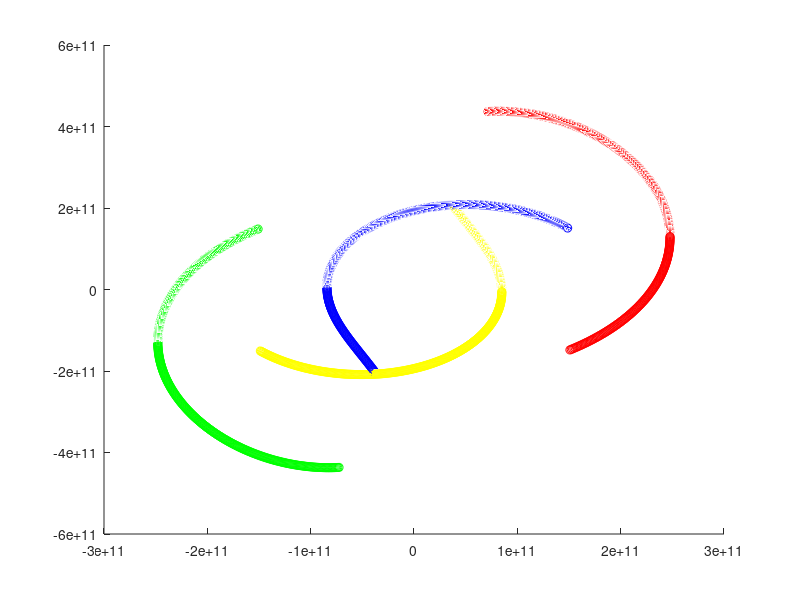

MATLAB code to generate this figure:

     
     
     
     
     
    
     
     
     
     
clear all
clc
close all
hold on


%axis([0 500000 0 10e+39])

h=60*60*24;

G= 6.67408 * 10^-11;

SM = 1.98855*10^30;

AU =1.49597871 * 10^11;

vi=1.5;


% Initial Conditions
xa0 = 1*AU;
xav0 = -0.7*vi*10^4;
ya0 = 1*AU;
yav0 = vi*10^4;
za0 = 1*AU;
zav0 = -0.7*vi*10^4;

xb0 = 1*AU;
xbv0 = vi*10^4;
yb0 = -1*AU;
ybv0 = vi*10^4;
zb0 = 1*AU;
zbv0 = vi*10^4;

xc0 = -1*AU;
xcv0 = -vi*10^4;
yc0 = 1*AU;
ycv0 = -vi*10^4;
zc0 = -1*AU;
zcv0 = -vi*10^4;

xd0 = -1*AU;
xdv0 = 0.7*vi*10^4;
yd0 = -1*AU;
ydv0 = -vi*10^4;
zd0 = -1*AU;
zdv0 = 0.7*vi*10^4;

%/////////////////

E=zeros(50000,1);

for t = 1:390
    
    t 
    %step1
     xat1 = xa0 + h*(xav0)/3;
     xavt1 = xav0 - h*(G*SM*( (xa0-xb0)/( (xa0-xb0)^2+ (ya0-yb0)^2 +(za0-zb0)^2)^(3/2)   ...
                            + (xa0-xc0)/( (xa0-xc0)^2+ (ya0-yc0)^2 + (za0-zc0)^2)^(3/2) ...
                            + (xa0-xd0)/( (xa0-xd0)^2+ (ya0-yd0)^2 + (za0-zd0)^2)^(3/2)));
     
     xbt1 = xb0 + h*(xbv0)/3;
     xbvt1 = xbv0 - h*(G*SM*( (xb0-xa0)/( (xb0-xa0)^2+ (yb0-ya0)^2 +(zb0-za0)^2)^(3/2)     ... 
                             + (xb0-xc0)/( (xb0-xc0)^2+ (yb0-yc0)^2 +(zb0-zc0)^2)^(3/2)    ...
                             + (xb0-xd0)/( (xb0-xd0)^2+ (yb0-yd0)^2 +(zb0-zd0)^2)^(3/2)));
     
     xct1 = xc0 + h*(xcv0)/3;
     xcvt1 = xcv0 - h*(G*SM*( (xc0-xa0)/( (xc0-xa0)^2+ (yc0-ya0)^2 +(zc0-za0)^2)^(3/2)   ...
                            + (xc0-xb0)/( (xc0-xb0)^2+ (yc0-yb0)^2 +(zc0-zb0)^2)^(3/2)    ...
                            + (xc0-xd0)/( (xc0-xd0)^2+ (yc0-yd0)^2 +(zc0-zd0)^2)^(3/2)));
                            
     xdt1 = xd0 + h*(xdv0)/3;
     xdvt1 = xdv0 - h*(G*SM*( (xd0-xa0)/( (xd0-xa0)^2+ (yd0-ya0)^2 +(zd0-za0)^2)^(3/2)   ...
                            + (xd0-xb0)/( (xd0-xb0)^2+ (yd0-yb0)^2 +(zd0-zb0)^2)^(3/2)    ...
                            + (xd0-xc0)/( (xd0-xc0)^2+ (yd0-yc0)^2 +(zc0-zc0)^2)^(3/2)));
 
                            
                            
     
     yat1 = ya0 + h*(yav0)/3;
     yavt1 =yav0 - h*(G*SM*( (ya0-yb0)/( (xa0-xb0)^2+ (ya0-yb0)^2 +(za0-zb0)^2)^(3/2)      ...
                            + (ya0-yc0)/( (xa0-xc0)^2+ (ya0-yc0)^2 + (za0-zc0)^2)^(3/2)   ...
                            + (ya0-yd0)/( (xa0-xd0)^2+ (ya0-yd0)^2 + (za0-zd0)^2)^(3/2)));
     
     ybt1 = yb0 + h*(ybv0)/3;
     ybvt1 = ybv0 - h*(G*SM*( (yb0-ya0)/( (xb0-xa0)^2+ (yb0-ya0)^2 +(zb0-za0)^2)^(3/2)      ...
                             + (yb0-yc0)/( (xb0-xc0)^2+ (yb0-yc0)^2 +(zb0-zc0)^2)^(3/2)    ...
                             + (yb0-yd0)/( (xb0-xd0)^2+ (yb0-yd0)^2 +(zb0-zd0)^2)^(3/2)));
     
     yct1 = yc0 + h*(ycv0)/3;
     ycvt1 = ycv0 - h*(G*SM*( (yc0-ya0)/( (xc0-xa0)^2+ (yc0-ya0)^2 +(zc0-za0)^2)^(3/2)   ...
                            + (yc0-yb0)/( (xc0-xb0)^2+ (yc0-yb0)^2 +(zc0-zb0)^2)^(3/2)    ...
                            + (yc0-yd0)/( (xc0-xd0)^2+ (yc0-yd0)^2 +(zc0-zd0)^2)^(3/2)));
                            
     ydt1 = yd0 + h*(ydv0)/3;
     ydvt1 = ydv0 - h*(G*SM*( (yd0-ya0)/( (xd0-xa0)^2+ (yd0-ya0)^2 +(zd0-za0)^2)^(3/2)   ...
                            + (yd0-yb0)/( (xd0-xb0)^2+ (yd0-yb0)^2 +(zd0-zb0)^2)^(3/2)    ...
                            + (yd0-yc0)/( (xd0-xc0)^2+ (yd0-yc0)^2 +(zc0-zc0)^2)^(3/2)));
                            

                            
                            
                            
     zat1 = za0 + h*(zav0)/3;
     zavt1 =zav0 - h*(G*SM*( (ya0-yb0)/( (za0-zb0)^2+ (ya0-yb0)^2 +(za0-zb0)^2)^(3/2)      ...
                            + (ya0-yc0)/( (za0-zc0)^2+ (ya0-yc0)^2 + (za0-zc0)^2)^(3/2)   ...
                            + (ya0-yd0)/( (za0-zd0)^2+ (ya0-yd0)^2 + (za0-zd0)^2)^(3/2)));
 
     zbt1 = zb0 + h*(zbv0)/3;
     zbvt1 =zbv0 - h*(G*SM*( (zb0-za0)/( (xb0-xa0)^2+ (yb0-ya0)^2 +(zb0-za0)^2)^(3/2)      ...
                             + (zb0-zc0)/( (xb0-xc0)^2+ (yb0-yc0)^2 +(zb0-zc0)^2)^(3/2)    ...
                             + (zb0-zd0)/( (xb0-xd0)^2+ (yb0-yd0)^2 +(zb0-zd0)^2)^(3/2)));
     
     zct1 = zc0 + h*(zcv0)/3;
     zcvt1 = zcv0 - h*(G*SM*( (zc0-za0)/( (xc0-xa0)^2+ (yc0-ya0)^2 +(zc0-za0)^2)^(3/2)   ...
                            + (zc0-zb0)/( (xc0-xb0)^2+ (yc0-yb0)^2 +(zc0-zb0)^2)^(3/2)    ...
                            + (zc0-zd0)/( (xc0-xd0)^2+ (yc0-yd0)^2 +(zc0-zd0)^2)^(3/2)));
                            
     zdt1 = zd0 + h*(zdv0)/3;
     zdvt1 = zdv0 - h*(G*SM*( (zd0-za0)/( (xd0-xa0)^2+ (yd0-ya0)^2 +(zd0-za0)^2)^(3/2)   ...
                            + (zd0-zb0)/( (xd0-xb0)^2+ (yd0-yb0)^2 +(zd0-zb0)^2)^(3/2)    ...
                            + (zd0-zc0)/( (xd0-xc0)^2+ (yd0-yc0)^2 +(zc0-zc0)^2)^(3/2)));
                            
     

                            
                            
     %step 2
     
     xat2 = xa0 + 2*h*(xavt1)/3;
     xavt2 = xav0 - 2*h*(G*SM*( (xat1-xbt1)/( (xat1-xbt1)^2+ (yat1-ybt1)^2 + (zat1-zbt1)^2)^(3/2)     ... 
                              + (xat1-xct1)/( (xat1-xct1)^2+ (yat1-yct1)^2 + (zat1-zct1)^2)^(3/2)    ...
                              + (xat1-xdt1)/( (xat1-xdt1)^2+ (yat1-ydt1)^2 + (zat1-zdt1)^2)^(3/2)));
     
     xbt2 = xb0 + 2*h*(xbvt1)/3;
     xbvt2 = xbv0 - 2*h*(G*SM*( (xbt1-xat1)/( (xbt1-xat1)^2+ (ybt1-yat1)^2 + (zbt1-zat1)^2)^(3/2)    ...
                              + (xbt1-xct1)/( (xbt1-xct1)^2+ (ybt1-yct1)^2 + (zbt1-zct1)^2)^(3/2)    ...
                              + (xbt1-xdt1)/( (xbt1-xdt1)^2+ (ybt1-ydt1)^2 + (zbt1-zdt1)^2)^(3/2)));
     
     xct2 = xc0 + 2*h*(xcvt1)/3;
     xcvt2 = xcv0 - 2*h*(G*SM*( (xct1-xat1)/( (xct1-xat1)^2+ (yct1-yat1)^2 + (zct1-zat1)^2)^(3/2)      ...
                              + (xct1-xbt1)/( (xct1-xbt1)^2+ (yct1-ybt1)^2 + (zct1-zbt1)^2)^(3/2)    ...
                              + (xct1-xdt1)/( (xct1-xdt1)^2+ (yct1-ydt1)^2 + (zct1-zdt1)^2)^(3/2)));
     
     xdt2 = xd0 + 2*h*(xdvt1)/3;
     xdvt2 = xdv0 - 2*h*(G*SM*( (xdt1-xat1)/( (xdt1-xat1)^2+ (ydt1-yat1)^2 + (zdt1-zat1)^2)^(3/2)      ...
                              + (xdt1-xbt1)/( (xdt1-xbt1)^2+ (ydt1-ybt1)^2 + (zdt1-zbt1)^2)^(3/2)    ...
                              + (xdt1-xct1)/( (xdt1-xct1)^2+ (ydt1-yct1)^2 + (zdt1-zct1)^2)^(3/2)));
                              

                              
                              
     yat2 = ya0 + 2*h*(xavt1)/3;
     yavt2 = yav0 - 2*h*(G*SM*( (yat1-ybt1)/( (xat1-xbt1)^2+ (yat1-ybt1)^2 + (zat1-zbt1)^2)^(3/2)      ...
                              + (yat1-yct1)/( (xat1-xct1)^2+ (yat1-yct1)^2 + (zat1-zct1)^2)^(3/2)    ...
                              + (yat1-ydt1)/( (xat1-xdt1)^2+ (yat1-ydt1)^2 + (zat1-zdt1)^2)^(3/2)));
     
     ybt2 = yb0 + 2*h*(ybvt1)/3;
     ybvt2 = ybv0 - 2*h*(G*SM*( (ybt1-yat1)/( (xbt1-xat1)^2+ (ybt1-yat1)^2 + (zbt1-zat1)^2)^(3/2)    ...
                              + (ybt1-yct1)/( (xbt1-xct1)^2+ (ybt1-yct1)^2 + (zbt1-zct1)^2)^(3/2)    ...
                              + (ybt1-ydt1)/( (xbt1-xdt1)^2+ (ybt1-ydt1)^2 + (zbt1-zdt1)^2)^(3/2)));
     
     yct2 = yc0 + 2*h*(ycvt1)/3;
     ycvt2 = ycv0 - 2*h*(G*SM*( (yct1-yat1)/( (xct1-xat1)^2+ (yct1-yat1)^2 + (zct1-zat1)^2)^(3/2)      ...
                              + (yct1-ybt1)/( (xct1-xbt1)^2+ (yct1-ybt1)^2 + (zct1-zbt1)^2)^(3/2)    ...
                              + (yct1-ydt1)/( (xct1-xdt1)^2+ (yct1-ydt1)^2 + (zct1-zdt1)^2)^(3/2)));
     
     ydt2 = yd0 + 2*h*(ydvt1)/3;
     ydvt2 = ydv0 - 2*h*(G*SM*( (ydt1-yat1)/( (xdt1-xat1)^2+ (ydt1-yat1)^2 + (zdt1-zat1)^2)^(3/2)      ...
                              + (ydt1-ybt1)/( (xdt1-xbt1)^2+ (ydt1-ybt1)^2 + (zdt1-zbt1)^2)^(3/2)    ...
                              + (ydt1-yct1)/( (xdt1-xct1)^2+ (ydt1-yct1)^2 + (zdt1-zct1)^2)^(3/2)));
                              
                              
                              
                              
                              
     zat2 = za0 + 2*h*(xavt1)/3;
     zavt2 = zav0 - 2*h*(G*SM*( (zat1-zbt1)/( (xat1-xbt1)^2+ (yat1-ybt1)^2 + (zat1-zbt1)^2)^(3/2)      ...
                              + (zat1-zct1)/( (xat1-xct1)^2+ (yat1-yct1)^2 + (zat1-zct1)^2)^(3/2)    ...
                              + (zat1-zdt1)/( (xat1-xdt1)^2+ (yat1-ydt1)^2 + (zat1-zdt1)^2)^(3/2)));
     
     zbt2 = zb0 + 2*h*(zbvt1)/3;
     zbvt2 = zbv0 - 2*h*(G*SM*( (zbt1-zat1)/( (xbt1-xat1)^2+ (ybt1-yat1)^2 + (zbt1-zat1)^2)^(3/2)    ...
                              + (zbt1-zct1)/( (xbt1-xct1)^2+ (ybt1-yct1)^2 + (zbt1-zct1)^2)^(3/2)    ...
                              + (zbt1-zdt1)/( (xbt1-xdt1)^2+ (ybt1-ydt1)^2 + (zbt1-zdt1)^2)^(3/2)));
     
     zct2 = zc0 + 2*h*(zcvt1)/3;
     zcvt2 = zcv0 - 2*h*(G*SM*( (zct1-zat1)/( (xct1-xat1)^2+ (yct1-yat1)^2 + (zct1-zat1)^2)^(3/2)      ...
                              + (zct1-zbt1)/( (xct1-xbt1)^2+ (yct1-ybt1)^2 + (zct1-zbt1)^2)^(3/2)    ...
                              + (zct1-zdt1)/( (xct1-xdt1)^2+ (yct1-ydt1)^2 + (zct1-zdt1)^2)^(3/2)));
     
     zdt2 = zd0 + 2*h*(zdvt1)/3;
     zdvt2 = zdv0 - 2*h*(G*SM*( (zdt1-zat1)/( (xdt1-xat1)^2+ (ydt1-yat1)^2 + (zdt1-zat1)^2)^(3/2)      ...
                              + (zdt1-zbt1)/( (xdt1-xbt1)^2+ (ydt1-ybt1)^2 + (zdt1-zbt1)^2)^(3/2)    ...
                              + (zdt1-zct1)/( (xdt1-xct1)^2+ (ydt1-yct1)^2 + (zdt1-zct1)^2)^(3/2)));
                              
                              
                              
                              
                              
     
     % step 3
     
     xa1 = xa0 + h*(xav0 + 3*xavt2)/4;
     xav1 = xav0 - h*( G*SM*( (xa0-xb0)/( (xa0-xb0)^2+ (ya0-yb0)^2 + (za0-zb0)^2)^(3/2)     ...
                            + (xa0-xc0)/( (xa0-xc0)^2+ (ya0-yc0)^2 + (za0-zc0)^2)^(3/2) ...
                            + (xa0-xd0)/( (xa0-xd0)^2+ (ya0-yd0)^2 + (za0-zd0)^2)^(3/2)) ...
                   + 3*G*SM*( (xat2-xbt2)/( (xat2-xbt2)^2+ (yat2-ybt2)^2 + (zat2-zbt2)^2)^(3/2)  ...
                            + (xat2-xct2)/( (xat2-xct2)^2+ (yat2-yct2)^2 + (zat2-zct2)^2)^(3/2)  ...
                            + (xat2-xdt2)/( (xat2-xdt2)^2+ (yat2-ydt2)^2 + (zat2-zdt2)^2)^(3/2)))/4;
     
     xb1 = xb0 + h*(xbv0 + 3*xbvt2)/4;
     xbv1 = xbv0 - h*( G*SM*( (xb0-xa0)/( (xb0-xa0)^2+ (yb0-ya0)^2 + (zb0-za0)^2)^(3/2)  ...
                            + (xb0-xc0)/( (xb0-xc0)^2+ (yb0-yc0)^2 + (zb0-zc0)^2)^(3/2) ...
                            + (xb0-xd0)/( (xb0-xd0)^2+ (yb0-yd0)^2 + (zb0-zd0)^2)^(3/2))  ...        
                   + 3*G*SM*( (xbt2-xat2)/( (xbt2-xat2)^2+ (ybt2-yat2)^2 + (zbt2-zat2)^2)^(3/2) ...
                            + (xbt2-xct2)/( (xbt2-xct2)^2+ (ybt2-yct2)^2 + (zbt2-zct2)^2)^(3/2) ...
                            + (xbt2-xdt2)/( (xbt2-xdt2)^2+ (ybt2-ydt2)^2 + (zbt2-zdt2)^2)^(3/2)))/4;

                        
     xc1 = xc0 + h*(xcv0 + 3*xcvt2)/4;
     xcv1 = xcv0 - h*( G*SM*( (xc0-xa0)/( (xc0-xa0)^2+ (yc0-ya0)^2 + (zc0-za0)^2)^(3/2)  ...
                            + (xc0-xb0)/( (xc0-xb0)^2+ (yc0-yb0)^2 + (zc0-zb0)^2)^(3/2) ...
                            + (xc0-xd0)/( (xc0-xd0)^2+ (yc0-yd0)^2 + (zc0-zd0)^2)^(3/2))  ...        
                   + 3*G*SM*( (xct2-xat2)/( (xct2-xat2)^2+ (yct2-yat2)^2 + (zct2-zat2)^2)^(3/2) ...
                            + (xct2-xbt2)/( (xct2-xbt2)^2+ (yct2-ybt2)^2 + (zct2-zbt2)^2)^(3/2) ...
                            + (xct2-xdt2)/( (xct2-xdt2)^2+ (yct2-ydt2)^2 + (zct2-zdt2)^2)^(3/2)))/4;
                        
     xd1 = xd0 + h*(xdv0 + 3*xdvt2)/4;
     xdv1 = xdv0 - h*( G*SM*( (xd0-xa0)/( (xd0-xa0)^2+ (yd0-ya0)^2 + (zd0-za0)^2)^(3/2)  ...
                            + (xd0-xb0)/( (xd0-xb0)^2+ (yd0-yb0)^2 + (zd0-zb0)^2)^(3/2) ...
                            + (xd0-xc0)/( (xd0-xc0)^2+ (yd0-yc0)^2 + (zd0-zc0)^2)^(3/2))  ...        
                   + 3*G*SM*( (xdt2-xat2)/( (xdt2-xat2)^2+ (ydt2-yat2)^2 + (zdt2-zat2)^2)^(3/2) ...
                            + (xdt2-xbt2)/( (xdt2-xbt2)^2+ (ydt2-ybt2)^2 + (zdt2-zbt2)^2)^(3/2) ...
                            + (xdt2-xct2)/( (xdt2-xct2)^2+ (ydt2-yct2)^2 + (zdt2-zct2)^2)^(3/2)))/4;
                        

 
                        
                        
     ya1 = ya0 + h*(yav0 + 3*yavt2)/4;
     yav1 = yav0 - h*( G*SM*( (ya0-yb0)/( (xa0-xb0)^2+ (ya0-yb0)^2 + (za0-zb0)^2)^(3/2)     ...
                            + (ya0-yc0)/( (xa0-xc0)^2+ (ya0-yc0)^2 + (za0-zc0)^2)^(3/2) ...
                            + (ya0-yd0)/( (xa0-xd0)^2+ (ya0-yd0)^2 + (za0-zd0)^2)^(3/2)) ...
                   + 3*G*SM*( (yat2-ybt2)/( (xat2-xbt2)^2+ (yat2-ybt2)^2 + (zat2-zbt2)^2)^(3/2)  ...
                            + (yat2-yct2)/( (xat2-xct2)^2+ (yat2-yct2)^2 + (zat2-zct2)^2)^(3/2)  ...
                            + (yat2-ydt2)/( (xat2-xdt2)^2+ (yat2-ydt2)^2 + (zat2-zdt2)^2)^(3/2)))/4;
     
     yb1 = yb0 + h*(ybv0 + 3*ybvt2)/4;
     ybv1 = ybv0 - h*( G*SM*( (yb0-ya0)/( (xb0-xa0)^2+ (yb0-ya0)^2 + (zb0-za0)^2)^(3/2)  ...
                            + (yb0-yc0)/( (xb0-xc0)^2+ (yb0-yc0)^2 + (zb0-zc0)^2)^(3/2) ...
                            + (yb0-yd0)/( (xb0-xd0)^2+ (yb0-yd0)^2 + (zb0-zd0)^2)^(3/2))  ...        
                   + 3*G*SM*( (ybt2-yat2)/( (xbt2-xat2)^2+ (ybt2-yat2)^2 + (zbt2-zat2)^2)^(3/2) ...
                            + (ybt2-yct2)/( (xbt2-xct2)^2+ (ybt2-yct2)^2 + (zbt2-zct2)^2)^(3/2) ...
                            + (ybt2-ydt2)/( (xbt2-xdt2)^2+ (ybt2-ydt2)^2 + (zbt2-zdt2)^2)^(3/2)))/4;

                        
     yc1 = yc0 + h*(ycv0 + 3*ycvt2)/4;
     ycv1 = ycv0 - h*( G*SM*( (yc0-ya0)/( (xc0-xa0)^2+ (yc0-ya0)^2 + (zc0-za0)^2)^(3/2)  ...
                            + (yc0-yb0)/( (xc0-xb0)^2+ (yc0-yb0)^2 + (zc0-zb0)^2)^(3/2) ...
                            + (yc0-yd0)/( (xc0-xd0)^2+ (yc0-yd0)^2 + (zc0-zd0)^2)^(3/2))  ...        
                   + 3*G*SM*( (yct2-yat2)/( (xct2-xat2)^2+ (yct2-yat2)^2 + (zct2-zat2)^2)^(3/2) ...
                            + (yct2-ybt2)/( (xct2-xbt2)^2+ (yct2-ybt2)^2 + (zct2-zbt2)^2)^(3/2) ...
                            + (yct2-ydt2)/( (xct2-xdt2)^2+ (yct2-ydt2)^2 + (zct2-zdt2)^2)^(3/2)))/4;
                        
     yd1 = yd0 + h*(ydv0 + 3*ydvt2)/4;
     ydv1 = ydv0 - h*( G*SM*( (yd0-ya0)/( (xd0-xa0)^2+ (yd0-ya0)^2 + (zd0-za0)^2)^(3/2)  ...
                            + (yd0-yb0)/( (xd0-xb0)^2+ (yd0-yb0)^2 + (zd0-zb0)^2)^(3/2) ...
                            + (yd0-yc0)/( (xd0-xc0)^2+ (yd0-yc0)^2 + (zd0-zc0)^2)^(3/2))  ...        
                   + 3*G*SM*( (ydt2-yat2)/( (xdt2-xat2)^2+ (ydt2-yat2)^2 + (zdt2-zat2)^2)^(3/2) ...
                            + (ydt2-ybt2)/( (xdt2-xbt2)^2+ (ydt2-ybt2)^2 + (zdt2-zbt2)^2)^(3/2) ...
                            + (ydt2-yct2)/( (xdt2-xct2)^2+ (ydt2-yct2)^2 + (zdt2-zct2)^2)^(3/2)))/4;
                        
                        
                        

     za1 = za0 + h*(zav0 + 3*zavt2)/4;
     zav1 = zav0 - h*( G*SM*( (za0-zb0)/( (xa0-xb0)^2+ (ya0-yb0)^2 + (za0-zb0)^2)^(3/2)     ...
                            + (za0-zc0)/( (xa0-xc0)^2+ (ya0-yc0)^2 + (za0-zc0)^2)^(3/2) ...
                            + (za0-zd0)/( (xa0-xd0)^2+ (ya0-yd0)^2 + (za0-zd0)^2)^(3/2)) ...
                   + 3*G*SM*( (zat2-zbt2)/( (xat2-xbt2)^2+ (yat2-ybt2)^2 + (zat2-zbt2)^2)^(3/2)  ...
                            + (zat2-zct2)/( (xat2-xct2)^2+ (yat2-yct2)^2 + (zat2-zct2)^2)^(3/2)  ...
                            + (zat2-zdt2)/( (xat2-xdt2)^2+ (yat2-ydt2)^2 + (zat2-zdt2)^2)^(3/2)))/4;
     
     zb1 = zb0 + h*(zbv0 + 3*zbvt2)/4;
     zbv1 = zbv0 - h*( G*SM*( (zb0-za0)/( (xb0-xa0)^2+ (yb0-ya0)^2 + (zb0-za0)^2)^(3/2)  ...
                            + (zb0-zc0)/( (xb0-xc0)^2+ (yb0-yc0)^2 + (zb0-zc0)^2)^(3/2) ...
                            + (zb0-zd0)/( (xb0-xd0)^2+ (yb0-yd0)^2 + (zb0-zd0)^2)^(3/2))  ...        
                   + 3*G*SM*( (zbt2-zat2)/( (xbt2-xat2)^2+ (ybt2-yat2)^2 + (zbt2-zat2)^2)^(3/2) ...
                            + (zbt2-zct2)/( (xbt2-xct2)^2+ (ybt2-yct2)^2 + (zbt2-zct2)^2)^(3/2) ...
                            + (zbt2-zdt2)/( (xbt2-xdt2)^2+ (ybt2-ydt2)^2 + (zbt2-zdt2)^2)^(3/2)))/4;

                        
     zc1 = zc0 + h*(zcv0 + 3*zcvt2)/4;
     zcv1 = zcv0 - h*( G*SM*( (zc0-za0)/( (xc0-xa0)^2+ (yc0-ya0)^2 + (zc0-za0)^2)^(3/2)  ...
                            + (zc0-zb0)/( (xc0-xb0)^2+ (yc0-yb0)^2 + (zc0-zb0)^2)^(3/2) ...
                            + (zc0-zd0)/( (xc0-xd0)^2+ (yc0-yd0)^2 + (zc0-zd0)^2)^(3/2))  ...        
                   + 3*G*SM*( (zct2-zat2)/( (xct2-xat2)^2+ (yct2-yat2)^2 + (zct2-zat2)^2)^(3/2) ...
                            + (zct2-zbt2)/( (xct2-xbt2)^2+ (yct2-ybt2)^2 + (zct2-zbt2)^2)^(3/2) ...
                            + (zct2-zdt2)/( (xct2-xdt2)^2+ (yct2-ydt2)^2 + (zct2-zdt2)^2)^(3/2)))/4;
                        
     zd1 = zd0 + h*(zdv0 + 3*zdvt2)/4;
     zdv1 = zdv0 - h*( G*SM*( (zd0-za0)/( (xd0-xa0)^2+ (yd0-ya0)^2 + (zd0-za0)^2)^(3/2)  ...
                            + (zd0-zb0)/( (xd0-xb0)^2+ (yd0-yb0)^2 + (zd0-zb0)^2)^(3/2) ...
                            + (zd0-zc0)/( (xd0-xc0)^2+ (yd0-yc0)^2 + (zd0-zc0)^2)^(3/2))  ...        
                   + 3*G*SM*( (zdt2-zat2)/( (xdt2-xat2)^2+ (ydt2-yat2)^2 + (zdt2-zat2)^2)^(3/2) ...
                            + (zdt2-zbt2)/( (xdt2-xbt2)^2+ (ydt2-ybt2)^2 + (zdt2-zbt2)^2)^(3/2) ...
                            + (zdt2-zct2)/( (xdt2-xct2)^2+ (ydt2-yct2)^2 + (zdt2-zct2)^2)^(3/2)))/4;
                        
                        
                        
                        
         
    
     KE = 0.5*SM*( xav1*xav1 + xbv1*xbv1 + xcv1*xcv1  + xdv1*xdv1 ...
                 + yav1*yav1 + ybv1*ybv1 + ycv1*ycv1  + ydv1*ydv1 ...
                 + zav1*zav1 + zbv1*ybv1 + zcv1*ycv1  + zdv1*ydv1 );
     
     PE = -G*SM*( ( (xa1-xb1)^2+ (ya1-yb1)^2 + (za1-zb1)^2)^(-1/2) ...
                 + ((xb1-xc1)^2+ (yb1-yc1)^2 + (zb1-zc1)^2)^(-1/2) ...
                 + ((xa1-xc1)^2+ (ya1-yc1)^2 + (za1-zc1)^2)^(-1/2) ...
                 + ((xa1-xd1)^2+ (ya1-yd1)^2 + (za1-zd1)^2)^(-1/2) ...
                 + ((xb1-xd1)^2+ (yb1-yd1)^2 + (zb1-zd1)^2)^(-1/2) ...
                 + ((xd1-xc1)^2+ (yd1-yc1)^2 + (zd1-zc1)^2)^(-1/2) );
     
     E(t)= KE+PE;
     
    
     
     
     plot3(xa1,ya1,za1,'bo');
     
     plot3(xb1,yb1,zb1,'ro');
    
     plot3(xc1,yc1,zc1,'go');
     
     plot3(xd1,yd1,zd1,'yo');
     
     pause(.0000001);
     
     
     
    
    
     
   
     
     xa0= xa1;
     xav0=xav1;
     
     xb0= xb1;
     xbv0=xbv1;
     
     xc0= xc1;
     xcv0=xcv1;
     
     xd0= xd1;
     xdv0=xdv1;
          
     
     ya0= ya1;
     yav0=yav1;
     
     yb0= yb1;
     ybv0=ybv1;
     
     yc0= yc1;
     ycv0=ycv1;
     
     yd0= yd1;
     ydv0=ydv1;
     
     
     za0= za1;
     zav0=zav1;
     
     zb0= zb1;
     zbv0=zbv1;
     
     zc0= zc1;
     zcv0=zcv1;
     
     zd0= zd1;
     zdv0=zdv1;
     
     
end

%figure();
    % plot(E);
     
